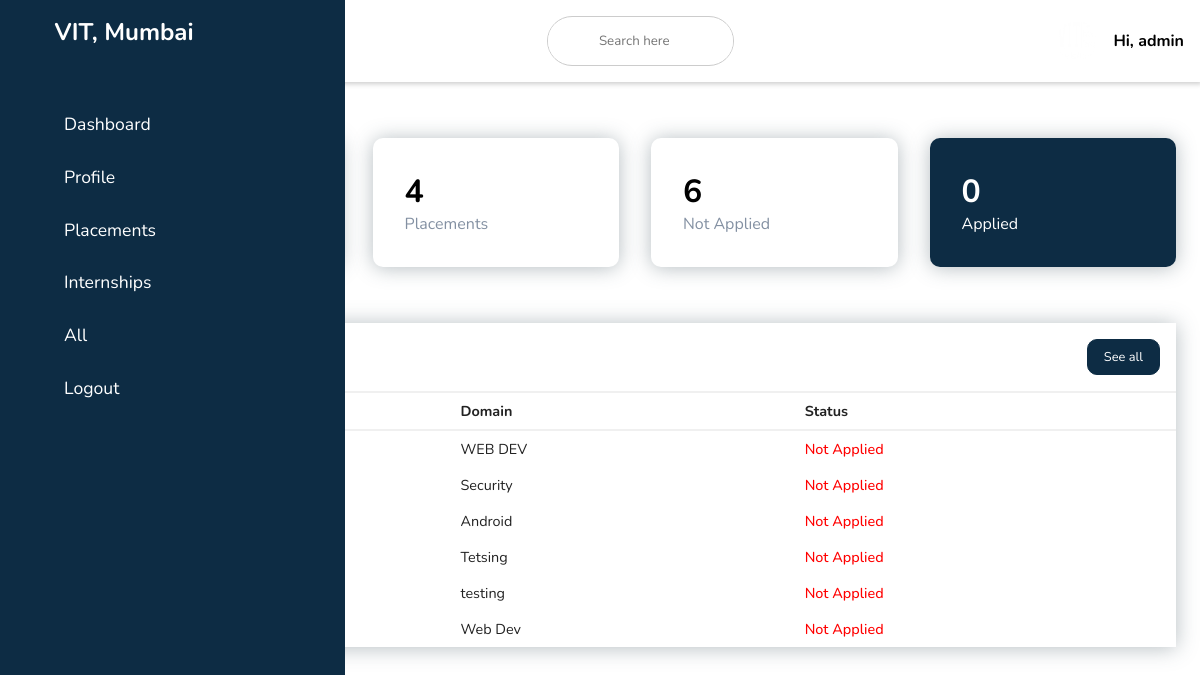
The app's page /dashboard/ (signed in), older data.
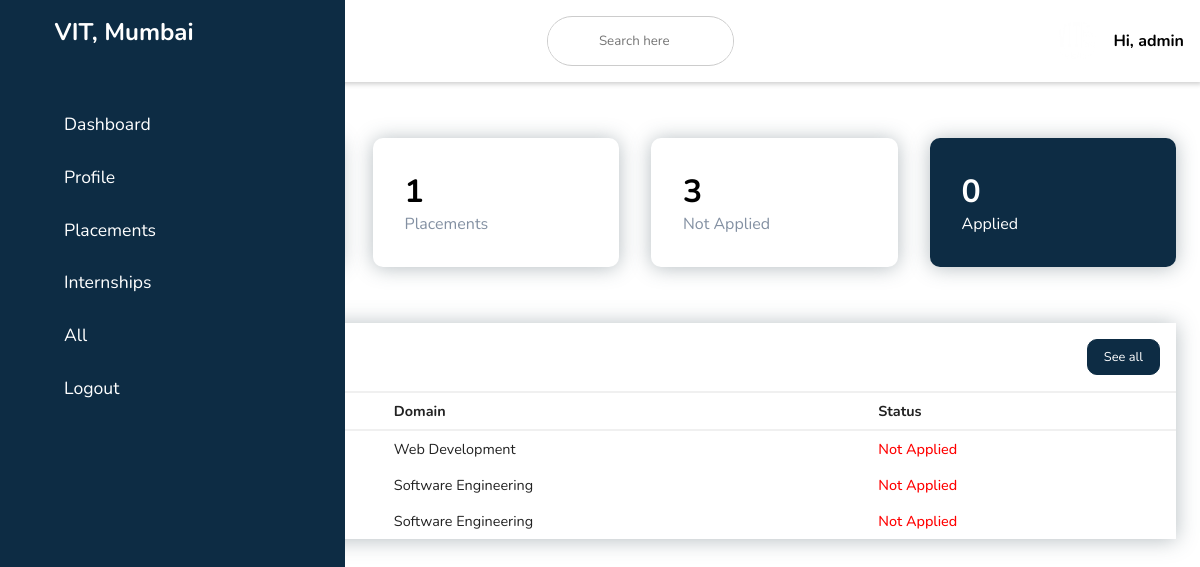
The same page, newer data.
### dashboard/models.py (models this page shows, shortened)
class placementInfo(models.Model):
    company_username = models.ForeignKey(
        companyUser, default=None, on_delete=models.CASCADE)
    company_name = models.CharField(default='', max_length=255)
    package = models.CharField(default='', max_length=255)
    domain = models.CharField(max_length=255, default='')
    cgpa_req = models.FloatField(default=0)
    backlog = models.IntegerField(default=0)
    comimg = models.ImageField(upload_to='Images/')
    company_email = models.EmailField()
    company_phone = models.CharField(max_length=13)
    company_website = models.URLField(default='')
    regform_link = models.URLField(
        default='https://forms.gle/VNgHt2XeRaDn65Wv6')
    status = models.BooleanField(default=False)

class internshipInfo(models.Model):
    company_username = models.ForeignKey(
        companyUser, default=None, on_delete=models.CASCADE)
    company_name = models.CharField(default='', max_length=255)
    stipend = models.CharField(default='', max_length=255)
    domain = models.CharField(max_length=255, default='')
    cgpa_req = models.FloatField(default=0)
    workduration = models.IntegerField(default=0)
    modeofwork = models.CharField(default='', max_length=255)
    comimg = models.ImageField(upload_to='Images/')
    company_email = models.EmailField()
    company_phone = models.CharField(max_length=13)
    company_website = models.URLField(default='')
    regform_link = models.URLField(
        default='https://forms.gle/VNgHt2XeRaDn65Wv6')
    status = models.BooleanField(default=False)

### dashboard/views.py (the view)
# urls.py: path('', views.studashboard),
@login_required(login_url="/stusignin")
def studashboard(request):
    suser = studentUser.objects.all()
    cuser = companyUser.objects.all()
    pObj = placementInfo.objects.all().order_by('company_name', '-pk')
    iObj = internshipInfo.objects.all().order_by('company_name', '-pk')
    return render(request, 'studashboard.html', {'suser': suser, 'cuser': cuser, 'pObj': pObj, 'iObj': iObj})

### dashboard/templatetags/student.py (called while the page is built)
@register.filter(name="stuplacementcount")
def stuplacementcount(user, pObj):
    c = 0
    for p in pObj:
        if p.status:
            c += 1
    return c

@register.filter(name="stuinternshipcount")
def stuinternshipcount(user, iObj):
    c = 0
    for i in iObj:
        if i.status:
            c += 1
    return c

@register.filter(name="placementStatus")
def placementStatus(user, id):
    try:
        studentUsername = studentUser.objects.get(user=user)
        placementId = placementInfo.objects.get(id=id)
        stuPlaceObj = Student_placement.objects.get(
            student_username=studentUsername, placement_id=placementId)
        if (stuPlaceObj.status):
            return True
        else:
            return False
    except:
        return False

@register.filter(name="internshipStatus")
def internshipStatus(user, id):
    try:
        studentUsername = studentUser.objects.get(user=user)
        internshipId = internshipInfo.objects.get(id=id)
        stuInternObj = Student_internship.objects.get(
            student_username=studentUsername, internship_id=internshipId)
        if (stuInternObj.status):
            return True
        else:
            return False
    except:
        return False

@register.filter(name="stucount")
def stucount(user, id):
    c = 0
    try:
        studentUsername = studentUser.objects.get(user=user)
        try:
            stuPlaceObj = Student_placement.objects.all()
            for s in stuPlaceObj:
                if s.student_username == studentUsername and s.status == True:
                    c += 1
        except:
            c += 0
        try:
            stuInternObj = Student_internship.objects.all()
            for s in stuInternObj:
                if s.student_username == studentUsername and s.status == True:
                    c += 1
        except:
            c += 0
        return c
    except:
        return 0

@register.filter(name="notapplied")
def notapplied(user, id):
    c = 0
    c1 = 0
    pObj = placementInfo.objects.all()
    iObj = internshipInfo.objects.all()
    for p in pObj:
        if p.status:
            c += 1
    for i in iObj:
        if i.status:
            c += 1
    c1 = stucount(user, id)
    return c-c1

### templates/html/studashboard.html (shortened to what this page needs)
{% extends "sbase.html" %} {% load static %} {% load student %}
    {% block content %}
    <div class="main-content">
      <main id="dashboard">
        <div class="cards">
          <div class="card-single">
            <div>
              <h1>{{ user|stuinternshipcount:iObj }}</h1>
              <span>Internships</span>
            </div>
          </div>
          <div class="card-single">
            <div>
              <h1>{{ user|stuplacementcount:pObj }}</h1>
              <span>Placements</span>
            </div>
          </div>
          <div class="card-single">
            <div>
              <h1>{{ user|notapplied:0 }}</h1>
              <span>Not Applied</span>
            </div>
          </div>
          <div class="card-single">
            <div>
              <h1>{{ user|stucount:0 }}</h1>
              <span>Applied</span>
            </div>
          </div>
        </div>
        <div class="recent-grid">
          <div class="projects">
            <div class="card">
              <div class="card-header">
                <h3>Applications</h3>
                <a href="stuall">
                  See all
                </a>
              </div>
              <div class="card-body">
                <div class="table-responsive">
                  <table width="100%">
                    <thead>
                      <tr>
                        <td>Type</td>
                        <td>Domain</td>
                        <td>Status</td>
                      </tr>
                    </thead>
                    <tbody>
                      {% for i in iObj %} {% if i.status %}
                      <tr>
                        <td><a href="/dashboard/stuinternship#{{ i.id }}" style="text-decoration: none; color: black">Internship</a></td>
                        <td>{{i.domain}}</td>
                        <td>
                          {% if user|internshipStatus:i.id %}
                        <span class="green"> Applied</span>
                        {% else %}
                         <span class="red"> Not Applied </span>
                         {% endif %}
                        </td>
                      </tr>
                      {% endif %}{% endfor %}
                      {% for p in pObj %}{% if p.status %}
                      <tr>
                        <td><a href="/dashboard/stuplacement#{{ p.id }}" style="text-decoration: none; color: black">Placement</a></td>
                        <td>{{p.domain}}</td>
                        <td>
                          {% if user|placementStatus:p.id %}
                         <span class="green"> Applied</span>
                          {% else %}
                        <span class="red"> Not Applied </span>
                          {% endif %}
                        </td>
                      </tr>
                      {% endif %} {% endfor %}
                    </tbody>
                  </table>
                </div>
              </div>
            </div>
          </div>
        </div>
      </main>
    </div>
    {% endblock %}

### templates/html/sbase.html (shortened to what this page needs)
{% load static %}
<!DOCTYPE html>
<html lang="en">
  <head>
    <link
      rel="stylesheet"
      href="https://maxst.icons8.com/vue-static/landings/line-awesome/line-awesome/1.3.0/css/line-awesome.min.css"
    />
    <link
      rel="stylesheet"
      href="https://maxcdn.bootstrapcdn.com/font-awesome/4.7.0/css/font-awesome.min.css"
    />
    <link
      href="{% static 'css/studashboard.css' %}"
      rel="stylesheet"
      type="text/css"
    />
  </head>
  <body style="background: url(../static/images/body_bg.png)">
    <div class="sidebar">
      <div class="sidebar-brand">
        <h2>
          <span
            ><a href="/" style="text-decoration: none; color: white"
              >VIT, Mumbai</a
            ></span
          >
        </h2>
      </div>
      <div class="sidebar-menu">
        <ul>
          <li>
            <a href="/dashboard" class="active"
              ><span class="las la-igloo"></span> <span>Dashboard</span></a
            >
          </li>
          <li>
            <a href="stuprofile" id="profile"
              ><span class="las la-users"></span> <span>Profile</span></a
            >
          </li>
          <li>
            <a href="stuplacement"
              ><span class="las la-clipboard-list"></span>
              <span>Placements</span></a
            >
          </li>
          <li>
            <a href="stuinternship"
              ><span class="las la-industry"></span> <span>Internships</span></a
            >
          </li>
          <li>
            <a href="stuall"
              ><span class="las la-layer-group"></span> <span>All</span></a
            >
          </li>
          <li>
            <a href="/logout"
              ><span class="las la-user-circle"></span> <span>Logout</span></a
            >
          </li>
        </ul>
      </div>
    </div>
    <div class="main-content">
      <header>
        <h2>
          <label for="nav-toggle">
            <span class="las la-bars"></span>
          </label>
        </h2>
        <div class="search-wrapper">
          <form action="/dashboard/search" method="GET">
            <input
              type="search"
              placeholder="Search here"
              name="search_input"
              style="text-align: center"
            />
          </form>
        </div>
        <div class="user-wrapper">
          <img
            src="{% static 'images/VITlogo.png' %}"
            width="40px"
            height="40px"
            alt="VIT Logo"
          />
          <div>
            <h4>Hi, {{user.username}}</h4>
          </div>
        </div>
      </header>
    </div>
    {% block content %} {% endblock %}
  </body>
</html>

### static/css/studashboard.css (style rules this page uses)
:root { --main-color: #0d2c44; --color-dark: #1d2231; --text-grey: #8390a2; }
* { padding: 0; margin: 0; box-sizing: border-box; list-style-type: none; text-decoration: none; font-family: "Nunito", sans-serif; }
.sidebar { width: 345px; position: fixed; left: 0; top: 0; height: 100%; background: var(--main-color); z-index: 100; transition: width 300ms; }
.sidebar-brand { height: 90px; padding: 1rem 0rem 1rem 2rem; color: #fff; }
.sidebar-brand span { display: inline-block; padding-right: 1rem; }
.sidebar-menu { margin-top: 1rem; }
.sidebar-menu li { width: 100%; margin-bottom: 1.3rem; padding-left: 1rem; }
.sidebar-menu a { padding-left: 1rem; display: block; color: #fff; font-size: 1.1rem; }
.sidebar-menu a span:first-child { font-size: 1.5rem; padding-right: 1rem; }
.main-content { transition: margin-left 300ms; margin-left: 345px; }
header { background: #fff; display: flex; justify-content: space-between; padding: 1rem; box-shadow: 2px 2px 5px rgba(0, 0, 0, 0.2); position: fixed; left: 345px; width: calc(100% - 345px); top: 0; z-index: 100; transition: width 300ms; }
header h2 { color: #222; }
header label span { font-size: 1.7rem; padding-right: 1rem; }
.search-wrapper { border: 1px solid #ccc; border-radius: 30px; height: 50px; display: flex; align-items: center; overflow-x: hidden; justify-content: center; }
.search-wrapper input { height: 100%; padding: 0.5rem; border: none; outline: none; }
.user-wrapper { display: flex; align-items: center; }
.user-wrapper img { border-radius: 50%; margin-right: 1rem; }
.user-wrapper h4 { margin-bottom: 0rem !important; }
main { margin-top: 90px; padding: 2rem 1.5rem; min-height: calc(100vh - 90px); }
.cards { display: grid; grid-template-columns: repeat(4, 1fr); grid-gap: 2rem; margin-top: 1rem; }
.card-single { display: flex; justify-content: space-between; padding: 2rem; border-radius: 10px; background: white; box-shadow: 0 1px 20px 0 rgba(69, 90, 100, 0.4); }
.card-single div:first-child span { color: var(--text-grey); }
.card-single:last-child { background: var(--main-color); }
.card-single:last-child h1, .card-single:last-child div:last-child span, .card-single:last-child div:first-child span { color: #fff; }
.recent-grid { margin-top: 3.5rem; display: grid; grid-gap: 2rem; grid-template-columns: 100%; background: white; box-shadow: 0 1px 20px 0 rgba(69, 90, 100, 0.4); }
.projects { width: 100%; }
.card { border-radius: 5px; }
.card-header { padding: 1rem; }
.card-header { display: flex; justify-content: space-between; align-items: center; border-bottom: 1px solid #f0f0f0; }
.card-header a { background: var(--main-color); border-radius: 10px; color: #fff; font-size: 0.8rem; padding: 0.5rem 1rem; border: 1px solid var(--main-color); }
table { border-collapse: collapse; }
thead tr { border-top: 1px solid #f0f0f0; border-bottom: 2px solid #f0f0f0; }
thead td { font-weight: 700; }
td { padding: 0.5rem 1rem; font-size: 0.9rem; color: #222; }
tr td:last-child { display: flex; align-items: center; }
.red { color: red; font-weight: 500; }
.table-responsive { width: 100%; overflow-x: auto; }
@media only screen and (max-width: 1200px) { .sidebar { width: 70px; } }
@media only screen and (max-width: 1200px) { .sidebar .sidebar-brand, .sidebar li { padding-left: 1rem; text-align: center; } }
@media only screen and (max-width: 1200px) { .sidebar li a { padding-left: 0rem; } }
@media only screen and (max-width: 1200px) { .sidebar .sidebar-brand h2 span:last-child, .sidebar li a span:last-child { display: none; } }
@media only screen and (max-width: 1200px) { .main-content { margin-left: 70px; } }
@media only screen and (max-width: 1200px) { .main-content header { width: calc(100% - 70px); left: 70px; } }

Row changes from the older to the newer data that the page shows:
removed placementInfo: status.status "4", domain "Android", shows "Not Applied"
removed placementInfo: status.status "6", domain "Web Dev", shows "Not Applied"
removed internshipInfo: domain "WEB DEV", shows "Not Applied"
removed internshipInfo: domain "Security", shows "Not Applied"
removed placementInfo: domain "Tetsing", shows "Not Applied"
removed placementInfo: domain "testing", shows "Not Applied"
added placementInfo: status.status "1"
added placementInfo: status.status "3", domain "Software Engineering", shows "Not Applied"
added internshipInfo: domain "Web Development", shows "Not Applied"
added internshipInfo: domain "Software Engineering", shows "Not Applied"
